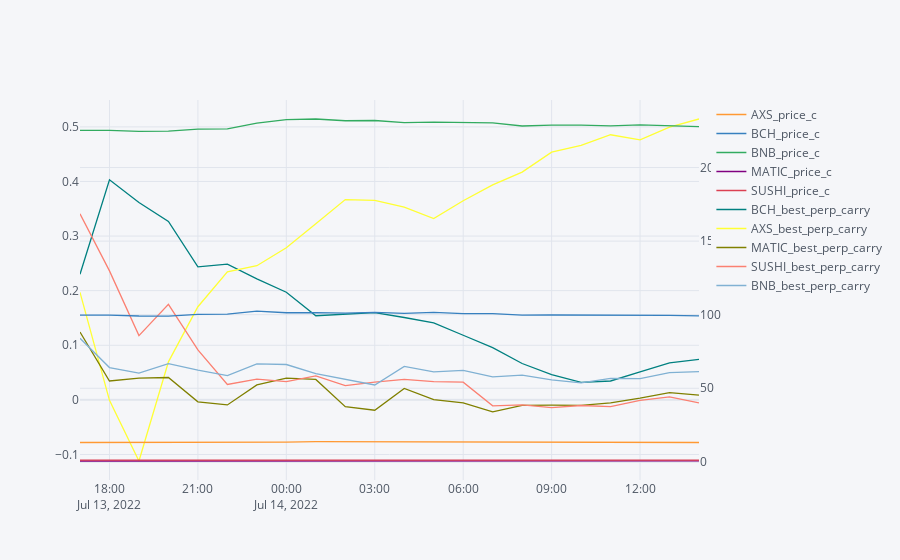

The notebook cell saved with this chart:
### Code cell
pd.concat([prices,short_rates.filter(like='carry')],axis=0).iplot(secondary_y=list(prices.columns))
